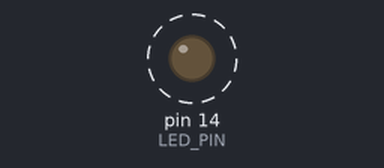
Simulated run of this sketch. Board: Arduino Uno, built with avr-gcc and run on an emulated ATmega328P. On the bench: output pins drawn as LEDs (lit = HIGH). Dashed ring = blinking.

Above: at 0.6 s.
Timing chart, 0 to 5.9 s (numbered marks = the images above):
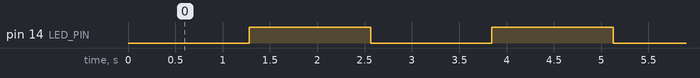

Measured:
- by itself, pin 14 (LED_PIN): alternates HIGH for 1.3 s and LOW for 1.3 s

The sketch:

AnalogWrite.ino
```cpp
const int LED_PIN = 14; // D5

void setup() {
  pinMode(LED_PIN, OUTPUT);
}

void loop() {
  for (int i = 0; i <= 255; i++) {
    analogWrite(LED_PIN, i);
    delay(10);
  }

}
```
